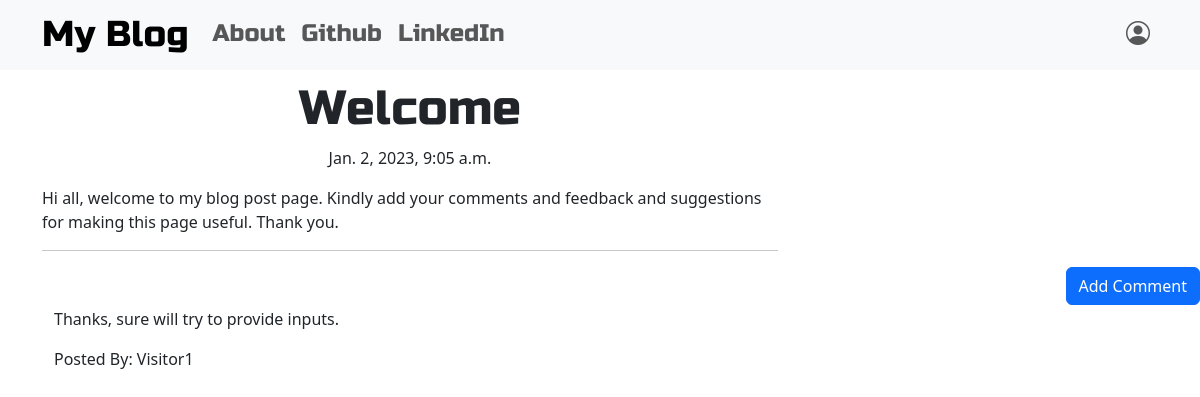
/post/6, run on the app's committed database.
### blog/models.py (models this page shows, shortened)
class Post(models.Model):
    author = models.ForeignKey('auth.User',on_delete=models.CASCADE)
    title = models.CharField(max_length=200)
    text = models.TextField()
    create_date = models.DateTimeField(default=django.utils.timezone.now)
    published_date = models.DateTimeField(blank=True,null=True)

class Comment(models.Model):
    post = models.ForeignKey('blog.Post',related_name='comments',on_delete=models.CASCADE)
    author = models.CharField(max_length=100)
    text = models.TextField()
    create_date = models.DateTimeField(default=django.utils.timezone.now)
    approved_comment = models.BooleanField(default=False)

### blog/views.py (the view)
# urls.py: re_path(r"^post/(?P<pk>\d+)$", views.PostDetailView.as_view(),name='post_detail'),
class PostDetailView(DetailView):
    model = Post

### blog/templates/blog/post_detail.html (shortened to what this page needs)
{% extends 'blog/base.html' %}
{% block content %}
    <h1 class="posttitle loader">{{ post.title }}</h1>
    {% if post.published_date %}
        <div class="date postdate">
            {{ post.published_date }}
        </div>
    {% else %}
        <a class="btn btn-primary" href="{% url 'post_publish' pk=post.pk %}">Publish</a>
    {% endif %}
    <p class="postcontent">{{ post.text|safe|linebreaks }}</p>
    <hr>
    <a class="btn btn-primary btn-comment" href="{% url 'add_comment_to_post' pk=post.pk %}">Add Comment</a>
    <div class="container">
        {% for comment in post.comments.all %}
            <br>
            {% if user.is_authenticated or comment.approved_comment %}
                <p>{{ comment.text|safe|linebreaks }}</p>
                <p>Posted By: {{ comment.author }}</p>
            {% endif %}
            {% empty %}
            <p>No Comment</p>
        {% endfor %}
    </div>
{% endblock %}

### blog/static/css/blog.css (style rules this page uses)
.postdate { text-align: center; }
.posttitle { font-family: 'Russo One', sans-serif; font-size: 3em; text-align: center; }
.postcontent { font-family: 'Montserrat'; font-size: 1.5em; }
.btn-comment { position: absolute; right: 0px; }
.loader { filter:hue-rotate(0deg); color:linear-gradient(45deg,#0f8,#08f); animation:hue 10000ms infinite linear; }

### data on the page
Post: title "Welcome", published_date "Jan. 2, 2023, 9:05 a.m.", text "Hi all, welcome to my blog post page. Kindly add your comments and feedback and suggestions for making this page useful. Thank you."
Comment: text "Thanks, sure will try to provide inputs.", author "Visitor1"
